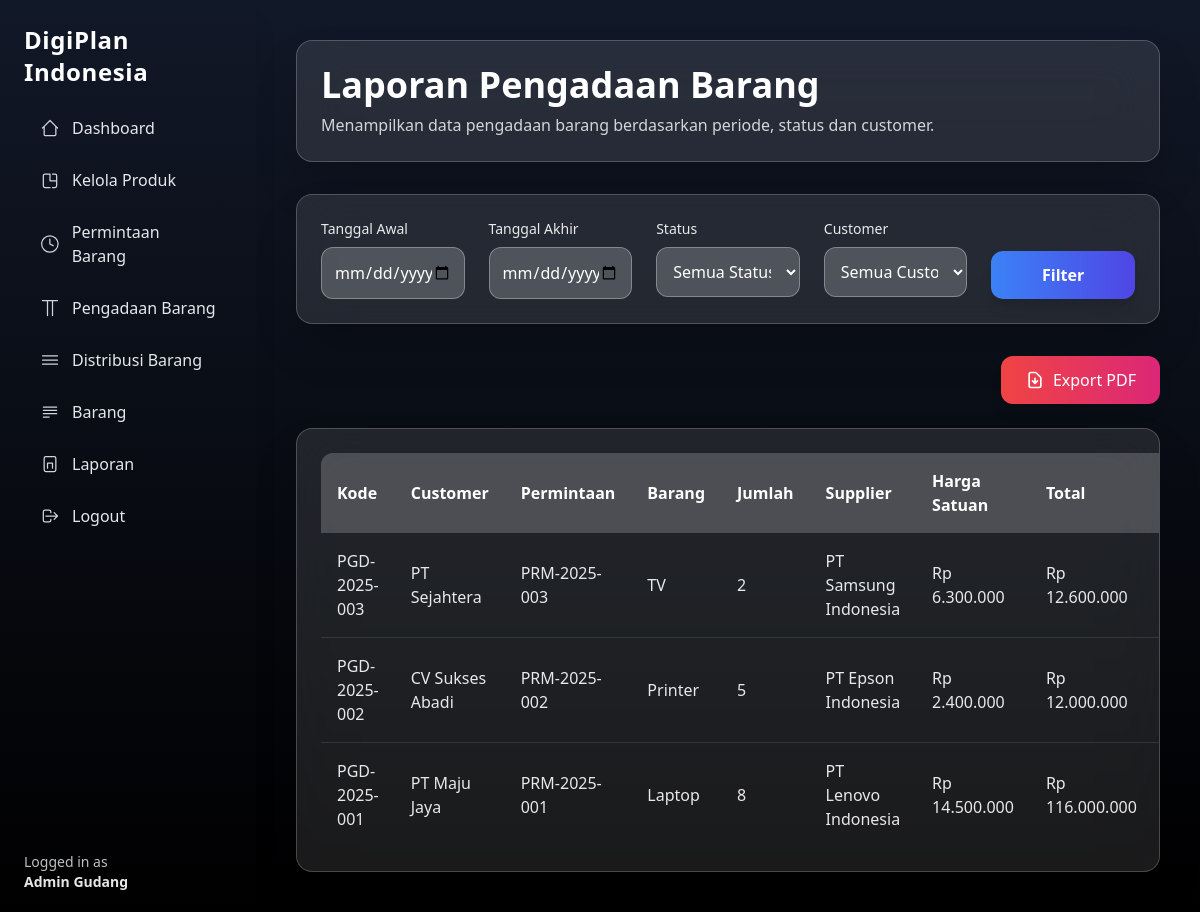
/admin/reports/procurement.php (signed in), run on the app's committed database.
### tables this page shows
CREATE TABLE pengadaan_barang (
  id INT AUTO_INCREMENT PRIMARY KEY,
  kode_pengadaan VARCHAR(50) UNIQUE,
  permintaan_id INT NOT NULL,
  admin_id INT NOT NULL,
  barang_id INT DEFAULT NULL,

  nama_barang VARCHAR(100),
  merk VARCHAR(100),
  warna VARCHAR(100),
  jumlah INT,

  supplier VARCHAR(150),
  kontak_supplier VARCHAR(100),
  alamat_supplier VARCHAR(255),

  harga_satuan DECIMAL(15,2),
  harga_total DECIMAL(15,2),

  status_pengadaan ENUM('diproses','selesai','dibatalkan'),
  tanggal_pengadaan DATE,

  created_at TIMESTAMP DEFAULT CURRENT_TIMESTAMP,
  deleted_at DATETIME DEFAULT NULL,

  FOREIGN KEY (permintaan_id) REFERENCES permintaan_barang(id),
  FOREIGN KEY (admin_id) REFERENCES users(id),
  FOREIGN KEY (barang_id) REFERENCES barang(id)
    ON DELETE SET NULL
);

CREATE TABLE users (
  id INT AUTO_INCREMENT PRIMARY KEY,
  name VARCHAR(100),
  email VARCHAR(100) UNIQUE,
  password VARCHAR(255),
  role_id INT,
  created_at TIMESTAMP DEFAULT CURRENT_TIMESTAMP,
  deleted_at DATETIME DEFAULT NULL,
  FOREIGN KEY (role_id) REFERENCES roles(id)
);

CREATE TABLE permintaan_barang (
  id INT AUTO_INCREMENT PRIMARY KEY,
  kode_permintaan VARCHAR(50) UNIQUE,
  user_id INT,
  nama_barang VARCHAR(100),
  merk VARCHAR(100),
  warna VARCHAR(100),
  jumlah INT,
  status ENUM(
    'diajukan','ditolak','dibatalkan',
    'disetujui','dalam_pengadaan',
    'siap_distribusi','selesai'
  ),
  admin_id INT,
  tanggal_verifikasi DATETIME,
  catatan_admin TEXT,
  created_at TIMESTAMP DEFAULT CURRENT_TIMESTAMP,
  deleted_at DATETIME DEFAULT NULL,
  FOREIGN KEY (user_id) REFERENCES users(id),
  FOREIGN KEY (admin_id) REFERENCES users(id)
);

### admin/reports/procurement.php (the view, shortened to what this page needs)
<?php
require '../../include/conn.php';
$tgl_awal  = $_GET['tgl_awal']  ?? '';
$tgl_akhir = $_GET['tgl_akhir'] ?? '';
$status    = $_GET['status']    ?? '';
$customer  = $_GET['customer']  ?? '';
$where = "WHERE 1=1";
$query = "
SELECT pg.*,
       pm.kode_permintaan,
       u.name AS admin,
       cust.name AS customer_name
FROM pengadaan_barang pg
JOIN permintaan_barang pm ON pg.permintaan_id = pm.id
JOIN users u ON pg.admin_id = u.id
JOIN users cust ON pm.user_id = cust.id
$where
ORDER BY pg.tanggal_pengadaan DESC
";
$data = mysqli_query($conn, $query);
?>
<!DOCTYPE html>
<html lang="id">
<head>
  <script src="https://cdn.tailwindcss.com"></script>
</head>
<body class="bg-gradient-to-b from-gray-900 to-black text-white">
  <?php include '../../include/layouts/sidebar-admin.php'; ?>
  <main class="ml-64 p-10 flex-1">
    <div class="max-w-7xl mx-auto">
      <div class="backdrop-blur-xl bg-white/10 border border-white/20 p-6 rounded-2xl shadow-2xl mb-8">
        <h1 class="text-4xl font-bold text-white mb-2">Laporan Pengadaan Barang</h1>
        <p class="text-white/80">Menampilkan data pengadaan barang berdasarkan periode, status dan customer.</p>
      </div>
      <form method="GET" class="backdrop-blur-xl bg-white/10 border border-white/20 p-6 rounded-2xl shadow-2xl mb-8 grid grid-cols-1 md:grid-cols-5 gap-6">
        <div>
          <label class="block text-sm font-medium text-white/90 mb-2">Tanggal Awal</label>
          <input type="date" name="tgl_awal" value="<?= $tgl_awal ?>" class="w-full p-3 bg-white/20 border border-white/30 rounded-xl text-white">
        </div>
        <div>
          <label class="block text-sm font-medium text-white/90 mb-2">Tanggal Akhir</label>
          <input type="date" name="tgl_akhir" value="<?= $tgl_akhir ?>" class="w-full p-3 bg-white/20 border border-white/30 rounded-xl text-white">
        </div>
        <div>
          <label class="block text-sm font-medium text-white/90 mb-2">Status</label>
          <select name="status" class="w-full p-3 bg-white/20 border border-white/30 rounded-xl text-white">
            <option value="" class="text-black">Semua Status</option>
          </select>
        </div>
        <div>
          <label class="block text-sm font-medium text-white/90 mb-2">Customer</label>
          <select name="customer" class="w-full p-3 bg-white/20 border border-white/30 rounded-xl text-white">
            <option value="" class="text-black">Semua Customer</option>
          </select>
        </div>
        <div class="flex items-end">
          <button type="submit" class="w-full py-3 bg-gradient-to-r from-blue-500 to-indigo-600 hover:from-blue-600 hover:to-indigo-700 text-white rounded-xl shadow-lg transform hover:scale-105 transition-all duration-200 font-semibold">
            Filter
          </button>
        </div>
      </form>
      <div class="flex justify-end mb-6">
        <a href="procurement-pdf.php?tgl_awal=<?= $tgl_awal ?>&tgl_akhir=<?= $tgl_akhir ?>&status=<?= $status ?>&customer=<?= $customer ?>"
          target="_blank"
          class="inline-flex items-center px-6 py-3 bg-gradient-to-r from-red-500 to-pink-600 hover:from-red-600 hover:to-pink-700 text-white rounded-xl shadow-lg transform hover:scale-105 transition-all duration-200">
          <svg class="w-5 h-5 mr-2" fill="none" stroke="currentColor" viewBox="0 0 24 24">
            <path stroke-linecap="round" stroke-linejoin="round" stroke-width="2" d="M12 10v6m0 0l-3-3m3 3l3-3m2 8H7a2 2 0 01-2-2V5a2 2 0 012-2h5.586a1 1 0 01.707.293l5.414 5.414a1 1 0 01.293.707V19a2 2 0 01-2 2z"></path>
          </svg>
          Export PDF
        </a>
      </div>
      <div class="backdrop-blur-xl bg-white/10 border border-white/20 p-6 rounded-2xl shadow-2xl overflow-x-auto">
        <table class="w-full border-collapse rounded-xl overflow-hidden">
          <thead>
            <tr class="bg-white/20 text-white">
              <th class="p-4 text-left">Kode</th>
              <th class="p-4 text-left">Customer</th>
              <th class="p-4 text-left">Permintaan</th>
              <th class="p-4 text-left">Barang</th>
              <th class="p-4 text-left">Jumlah</th>
              <th class="p-4 text-left">Supplier</th>
              <th class="p-4 text-left">Harga Satuan</th>
              <th class="p-4 text-left">Total</th>
              <th class="p-4 text-left">Status</th>
            </tr>
          </thead>
          <tbody class="divide-y divide-white/10">
            <?php while ($row = mysqli_fetch_assoc($data)): ?>
              <tr class="hover:bg-white/5 transition-colors duration-200">
                <td class="p-4 text-white/90 font-medium"><?= $row['kode_pengadaan'] ?></td>
                <td class="p-4 text-white/90"><?= $row['customer_name'] ?></td>
                <td class="p-4 text-white/90"><?= $row['kode_permintaan'] ?></td>
                <td class="p-4 text-white/90"><?= $row['nama_barang'] ?></td>
                <td class="p-4 text-white/90"><?= $row['jumlah'] ?></td>
                <td class="p-4 text-white/90"><?= $row['supplier'] ?></td>
                <td class="p-4 text-white/90">Rp <?= number_format($row['harga_satuan'], 0, ',', '.') ?></td>
                <td class="p-4 text-white/90">Rp <?= number_format($row['harga_total'], 0, ',', '.') ?></td>
                <td class="p-4 capitalize">
                </td>
              </tr>
            <?php endwhile; ?>
          </tbody>
        </table>
      </div>
    </div>
  </main>
</body>
</html>

### data on the page
pengadaan_barang: kode_pengadaan "PGD-2025-003", users.name "PT Sejahtera", permintaan.kode_permintaan "PRM-2025-003", nama_barang "TV", jumlah "2", supplier "PT Samsung Indonesia", harga_satuan "6.300.000", harga_total "12.600.000"
pengadaan_barang: kode_pengadaan "PGD-2025-002", users.name "CV Sukses Abadi", permintaan.kode_permintaan "PRM-2025-002", nama_barang "Printer", jumlah "5", supplier "PT Epson Indonesia", harga_satuan "2.400.000", harga_total "12.000.000"
pengadaan_barang: kode_pengadaan "PGD-2025-001", users.name "PT Maju Jaya", permintaan.kode_permintaan "PRM-2025-001", nama_barang "Laptop", jumlah "8", supplier "PT Lenovo Indonesia", harga_satuan "14.500.000", harga_total "116.000.000"

### other printed values
$_SESSION['name'] "Admin Gudang"
